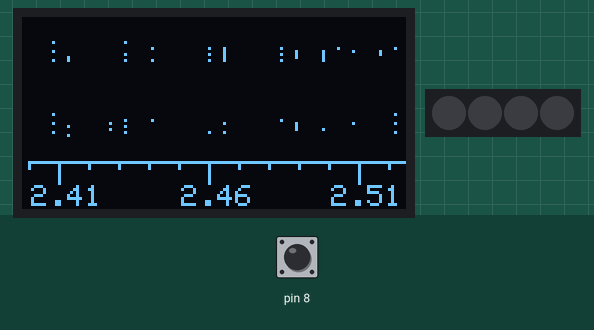
Simulated run of this sketch. Board: Arduino Leonardo, built with avr-gcc and run on an emulated ATmega32U4. On the bench: 128×64 one-colour display, 4 RGB LEDs in strip order, left to right. Wiring (inferred from the names in the program): SSD1306 OLED at I2C address 0x3C; WS2812 LEDs: data pin 9. The test bench sets the inputs (shaded band); at power-on: pin 8 LOW. Random numbers use the default seed unless the sketch sets one; the modem accepts every AT command (registered, SIM ready, sends succeed) and sends nothing else.

Above: at 2.5 s.
2.6 s: pin 8 driven HIGH
At 3.7 s:
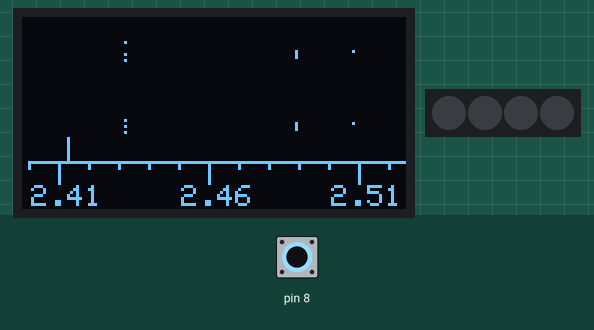
5.6 s: pin 8 driven LOW
At 6.16 s:
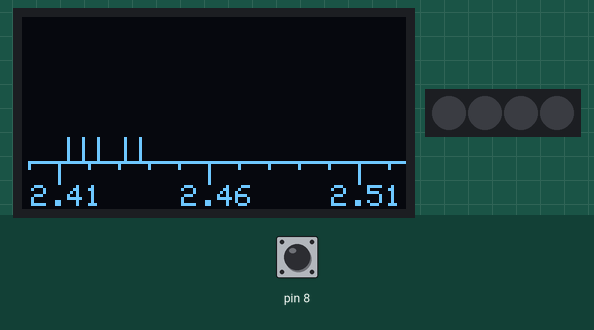
7.8 s: pin 8 driven HIGH
At 8.7 s:
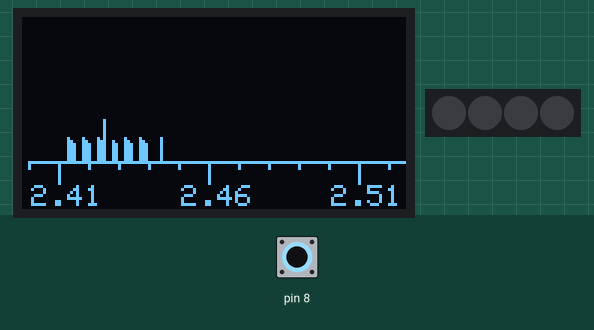
9.7 s: pin 8 driven LOW
At 12.0 s:
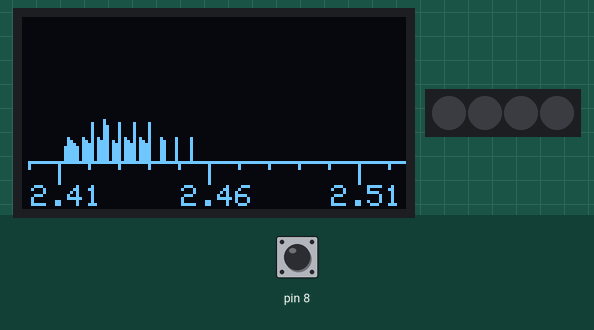
12.7 s: pin 8 pulsed HIGH 2 times (0.12 s each, 0.3 s apart)
At 14.21 s:
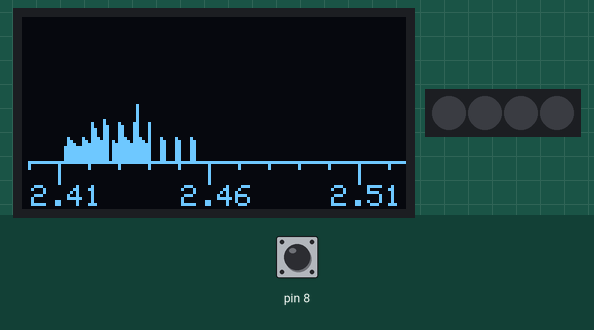
15.8 s: pin 8 driven HIGH
At 18.8 s:
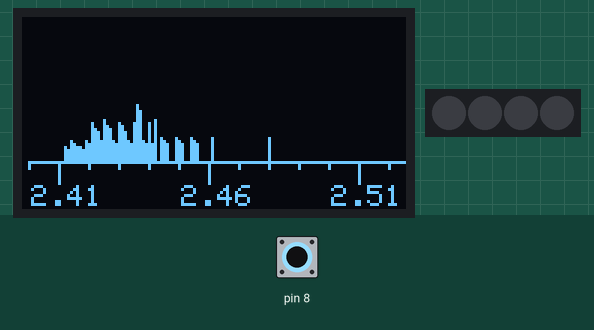
Timing chart, 0 to 20.3 s (numbered marks = the images above; inputs shaded):
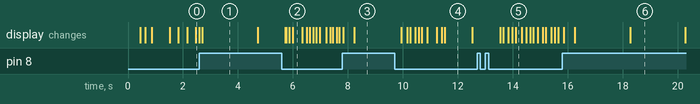

Measured:
- what the display in image 1 shows lasts 2.0 s, from 2.7 s to 4.7 s

The sketch:

MIDIScanner.ino
```cpp
// Rough and ready 2.4 GHz band scanner using nRF24L01+ module with 128x64 graphic OLED display
//
// ceptimus.  November 2016.

#include "SSD1X06.h"

/* nRF24L01+ module connections
 *
 * module   Arduino
 * 1 GND ---- GND
 * 2 VCC ---- 3.3V  Note: 5V on VCC will destroy module (but other pins are 5V tolerant)
 * 3 CE ----- D9
 * 4 CSN ---- D10
 * 5 SCK ---- D13 (SCK)
 * 6 MOSI --- D11 (MOSI)
 * 7 MISO --- D12 (MISO)
 * 8 IRQ ---- not connected
 */

// the nRF24L01+ can tune to 128 channels with 1 MHz spacing from 2.400 GHz to 2.527 GHz.
#define CHANNELS 128

// SPI definitions and macros
#define CE_pin    9
#define CS_pin   10
#define MOSI_pin 11
#define MISO_pin 12
#define SCK_pin  13

#define  CE_on    PORTB |= 0x02
#define  CE_off   PORTB &= 0xFD
#define  CS_on    PORTB |= 0x04
#define  CS_off   PORTB &= 0xFB
#define  MOSI_on  PORTB |= 0x08
#define  MOSI_off PORTB &= 0xF7
#define  MISO_on  (PINB & 0x10)  // input
#define  SCK_on   PORTB |= 0x20
#define  SCK_off  PORTB &= 0xDF


// define the MIDI pins used
#define VS1053_RX  2 // This is the pin that connects to the RX pin on VS1053

#define VS1053_RESET 9 // This is the pin that connects to the RESET pin on VS1053
// If you have the Music Maker shield, you don't need to connect the RESET pin!

// If you're using the VS1053 breakout:
// Don't forget to connect the GPIO #0 to GROUND and GPIO #1 pin to 3.3V
// If you're using the Music Maker shield:
// Don't forget to connect the GPIO #1 pin to 3.3V and the RX pin to digital #2

// See http://www.vlsi.fi/fileadmin/datasheets/vs1053.pdf Pg 31
#define VS1053_BANK_DEFAULT 0x00
#define VS1053_BANK_DRUMS1 0x78
#define VS1053_BANK_DRUMS2 0x7F
#define VS1053_BANK_MELODY 0x79

// See http://www.vlsi.fi/fileadmin/datasheets/vs1053.pdf Pg 32 for more!
#define VS1053_GM1_OCARINA 80

#define MIDI_NOTE_ON  0x90
#define MIDI_NOTE_OFF 0x80
#define MIDI_CHAN_MSG 0xB0
#define MIDI_CHAN_BANK 0x00
#define MIDI_CHAN_VOLUME 0x07
#define MIDI_CHAN_PROGRAM 0xC0

#if defined(__AVR_ATmega328__) || defined(__AVR_ATmega328P__)
  #include <SoftwareSerial.h>
  SoftwareSerial VS1053_MIDI(0, 2); // TX only, do not use the 'rx' side
#else
  // on a Mega/Leonardo you may have to change the pin to one that
  // software serial support uses OR use a hardware serial port!
  #define VS1053_MIDI Serial1
#endif


// nRF24 Register map
enum {
    NRF24L01_00_CONFIG      = 0x00,
    NRF24L01_01_EN_AA       = 0x01,
    NRF24L01_02_EN_RXADDR   = 0x02,
    NRF24L01_03_SETUP_AW    = 0x03,
    NRF24L01_04_SETUP_RETR  = 0x04,
    NRF24L01_05_RF_CH       = 0x05,
    NRF24L01_06_RF_SETUP    = 0x06,
    NRF24L01_07_STATUS      = 0x07,
    NRF24L01_08_OBSERVE_TX  = 0x08,
    NRF24L01_09_CD          = 0x09,
    NRF24L01_0A_RX_ADDR_P0  = 0x0A,
    NRF24L01_0B_RX_ADDR_P1  = 0x0B,
    NRF24L01_0C_RX_ADDR_P2  = 0x0C,
    NRF24L01_0D_RX_ADDR_P3  = 0x0D,
    NRF24L01_0E_RX_ADDR_P4  = 0x0E,
    NRF24L01_0F_RX_ADDR_P5  = 0x0F,
    NRF24L01_10_TX_ADDR     = 0x10,
    NRF24L01_11_RX_PW_P0    = 0x11,
    NRF24L01_12_RX_PW_P1    = 0x12,
    NRF24L01_13_RX_PW_P2    = 0x13,
    NRF24L01_14_RX_PW_P3    = 0x14,
    NRF24L01_15_RX_PW_P4    = 0x15,
    NRF24L01_16_RX_PW_P5    = 0x16,
    NRF24L01_17_FIFO_STATUS = 0x17,
    NRF24L01_1C_DYNPD       = 0x1C,
    NRF24L01_1D_FEATURE     = 0x1D,
    //Instructions
    NRF24L01_61_RX_PAYLOAD  = 0x61,
    NRF24L01_A0_TX_PAYLOAD  = 0xA0,
    NRF24L01_E1_FLUSH_TX    = 0xE1,
    NRF24L01_E2_FLUSH_RX    = 0xE2,
    NRF24L01_E3_REUSE_TX_PL = 0xE3,
    NRF24L01_50_ACTIVATE    = 0x50,
    NRF24L01_60_R_RX_PL_WID = 0x60,
    NRF24L01_B0_TX_PYLD_NOACK = 0xB0,
    NRF24L01_FF_NOP         = 0xFF,
    NRF24L01_A8_W_ACK_PAYLOAD0 = 0xA8,
    NRF24L01_A8_W_ACK_PAYLOAD1 = 0xA9,
    NRF24L01_A8_W_ACK_PAYLOAD2 = 0xAA,
    NRF24L01_A8_W_ACK_PAYLOAD3 = 0xAB,
    NRF24L01_A8_W_ACK_PAYLOAD4 = 0xAC,
    NRF24L01_A8_W_ACK_PAYLOAD5 = 0xAD,
};

// Bit mnemonics
enum {
    NRF24L01_00_MASK_RX_DR  = 6,
    NRF24L01_00_MASK_TX_DS  = 5,
    NRF24L01_00_MASK_MAX_RT = 4,
    NRF24L01_00_EN_CRC      = 3,
    NRF24L01_00_CRCO        = 2,
    NRF24L01_00_PWR_UP      = 1,
    NRF24L01_00_PRIM_RX     = 0,

    NRF24L01_07_RX_DR       = 6,
    NRF24L01_07_TX_DS       = 5,
    NRF24L01_07_MAX_RT      = 4,

    NRF2401_1D_EN_DYN_ACK   = 0,
    NRF2401_1D_EN_ACK_PAY   = 1,
    NRF2401_1D_EN_DPL       = 2,
};

enum TXRX_State {
    TXRX_OFF,
    TX_EN,
    RX_EN,
};

uint16_t signalStrength[CHANNELS]; // smooths signal strength with numerical range 0 - 0x7FFF

void setup() {
  SSD1X06::start();
  delay(300);
  SSD1X06::fillDisplay(' ');
  SSD1X06::displayString6x8(1, 4, F("2.4 GHz band scanner"), 0);
  SSD1X06::displayString6x8(4, 4, F("By ceptimus. Nov '16"), 0);
  // prepare 'bit banging' SPI interface
  pinMode(MOSI_pin, OUTPUT);
  pinMode(SCK_pin, OUTPUT);
  pinMode(CS_pin, OUTPUT);
  pinMode(CE_pin, OUTPUT);
  pinMode(MISO_pin, INPUT);
  CS_on;
  CE_on;
  MOSI_on;
  SCK_on;
  delay(70);
  CS_off;
  CE_off;
  MOSI_off;
  SCK_off;
  delay(100);
  CS_on;
  delay(10);

  NRF24L01_Reset();
  delay(150);

  NRF24L01_WriteReg(NRF24L01_01_EN_AA, 0x00); // switch off Shockburst mode
  NRF24L01_WriteReg(NRF24L01_06_RF_SETUP, 0x0F); // write default value to setup register
  NRF24L01_SetTxRxMode(RX_EN); // switch to receive mode
  Serial.begin(9600); // debugging without lcd display

  // MIDI uses a 'strange baud rate'
  VS1053_MIDI.begin(31250);

  pinMode(VS1053_RESET, OUTPUT);
  digitalWrite(VS1053_RESET, LOW);
  delay(10);
  digitalWrite(VS1053_RESET, HIGH);
  delay(10);

  midiSetChannelBank(0, VS1053_BANK_MELODY);
  midiSetInstrument(0, VS1053_GM1_OCARINA);
  midiSetChannelVolume(0, 127);


  for (int x = 0; x < 128; x++) {
    uint8_t b = 0x01;  // baseline
    if (!(x % 10)) {
      b |= 0x06; // graduation tick every 10 MHz
    }
    if (x == 10 || x == 60 || x == 110) {
      b |= 0xF8; // scale markers at 2.41, 2.46, and 2.51 GHz
    }
    SSD1X06::displayByte(6, x, b);
  }
  SSD1X06::displayString6x8(7, 0, F("2.41"), 0);
  SSD1X06::displayString6x8(7, 50, F("2.46"), 0);
  SSD1X06::displayString6x8(7, 100, F("2.51"), 0);
  delay(500); // start up message
}

uint8_t refresh;
int previousNote[CHANNELS];
int previousVelocity[CHANNELS];

void loop() {

      unsigned long timestamp = millis();
    // Serial.print("Timestamp: ");
    // Serial.print(timestamp);
  for (uint8_t MHz = 0; MHz < CHANNELS; MHz++ ) { \


     // tune to frequency (2400 + MHz) so this loop covers 2.400 - 2.527 GHz (maximum range module can handle) when channels is set to 128.
    NRF24L01_WriteReg(NRF24L01_05_RF_CH, MHz);
    CE_on; // start receiving
    delayMicroseconds(random(130, 230)); // allow receiver time to tune and start receiving 130 uS seems to be the minimum time.  Random additional delay helps prevent strobing effects with frequency-hopping transmitters.
    CE_off; // stop receiving - one bit is now set if received power was > -64 dBm at that instant
    if (NRF24L01_ReadReg(NRF24L01_09_CD)) { // signal detected so increase signalStrength unless already maxed out
      // Serial.print("Signal detected at ");
      // Serial.print(2400 + MHz);
      // Serial.println(" MHz");
      signalStrength[MHz] += (0x7FFF - signalStrength[MHz]) >> 5; // increase rapidly when previous value was low, with increase reducing exponentially as value approaches maximum
    } else { // no signal detected so reduce signalStrength unless already at minimum
      signalStrength[MHz] -= signalStrength[MHz] >> 5; // decrease rapidly when previous value was high, with decrease reducing exponentially as value approaches zero
    }
    // Serial.print((signalStrength[MHz] + 0x0100) >> 9, HEX); // debugging without lcd display
    // Serial.print(" "); // debugging without lcd display

    // Serial.print(", Channel ");
    // Serial.print(MHz);
    // Serial.print(": ");
    // Serial.print(signalStrength[MHz]);


    if (!--refresh) { // don't refresh whole display every scan (too slow)
      refresh = 19; // speed up by only refreshing every n-th frequency loop - reset number should be relatively prime to CHANNELS
      int strength = (signalStrength[MHz] + 0x0040) >> 7;
      if (strength > 48) {
        strength = 48; // limit to maximum height that fits display
      }

      for (uint8_t row = 0; row < 6; row++) { // loop down 6 rows of display (6 x 8 pixels)
        uint8_t b = 0x00;
        if (strength > (6 - row) << 3) { // all 8 pixels on this row of display to be set
          b = 0xFF;
        } else if (strength > (5 - row) << 3) { // some pixels on this row to be set
          b = 0xFF << (((6 - row) << 3) - strength);
        }
        SSD1X06::displayByte(row, MHz, b);
      }
    }


     int maxSignal = 0;
     for (uint8_t MHz = 0; MHz < CHANNELS; MHz++) {
      if (signalStrength[MHz] > maxSignal) {
       maxSignal = signalStrength[MHz];
      }
    }

    // the maximum value that can show on the oled board is (48px*128-0x0040(64)=6080)
    // midiNoteOn(0,MHz,signalStrength[MHz]*128/6080);
    // midiNoteOn(0,MHz,signalStrength[MHz]*127/maxSignal);
    // midiSetChannelVolume(MHz, 95+0.25*signalStrength[MHz]*127/maxSignal);
    midiSetChannelVolume(MHz, 127);
    // midiSetChannelVolume(MHz, signalStrength[MHz]*127/maxSignal);
    // delay(2000);
    // midiNoteOff(0, MHz, signalStrength[MHz]%128);

    // int velocity = signalStrength[MHz] * 128 / 6080;

    // 3008 is the edge of blue and yellow

    int velocity;
    if (signalStrength[MHz] > 3008) {
            velocity = 128;  // over 3008 use max velocity
        } else {
            velocity = signalStrength[MHz] * 128 / 3008;  // scale
        }

   if (previousVelocity[MHz] != velocity) {

            midiNoteOnGradual(0, MHz, previousVelocity[MHz], velocity);


            previousVelocity[MHz] = velocity;
        }

  }
  // Serial.print("\n"); // debugging without lcd display


}

uint8_t _spi_write(uint8_t command)
{
    uint8_t result=0;
    uint8_t n=8;
    SCK_off;
    MOSI_off;
    while(n--) {
        if(command & 0x80)
            MOSI_on;
        else
            MOSI_off;
        if(MISO_on)
            result |= 0x01;
        SCK_on;
        _NOP();
        SCK_off;
        command = command << 1;
        result = result << 1;
    }
    MOSI_on;
    return result;
}

void _spi_write_address(uint8_t address, uint8_t data)
{
    CS_off;
    _spi_write(address);
    _NOP();
    _spi_write(data);
    CS_on;
}

uint8_t _spi_read()
{
    uint8_t result=0;
    uint8_t i;
    MOSI_off;
    _NOP();
    for(i = 0; i < 8; i++) {
        if(MISO_on) // if MISO is HIGH
            result = (result << 1) | 0x01;
        else
            result = result << 1;
        SCK_on;
        _NOP();
        SCK_off;
        _NOP();
    }
    return result;
}

uint8_t _spi_read_address(uint8_t address)
{
    uint8_t result;
    CS_off;
    _spi_write(address);
    result = _spi_read();
    CS_on;
    return(result);
}

/* Instruction Mnemonics */
#define R_REGISTER    0x00
#define W_REGISTER    0x20
#define REGISTER_MASK 0x1F
#define ACTIVATE      0x50
#define R_RX_PL_WID   0x60
#define R_RX_PAYLOAD  0x61
#define W_TX_PAYLOAD  0xA0
#define W_ACK_PAYLOAD 0xA8
#define FLUSH_TX      0xE1
#define FLUSH_RX      0xE2
#define REUSE_TX_PL   0xE3
#define NOP           0xFF

uint8_t NRF24L01_WriteReg(uint8_t address, uint8_t data)
{
    CS_off;
    _spi_write_address(address | W_REGISTER, data);
    CS_on;
    return 1;
}

uint8_t NRF24L01_FlushTx()
{
    return Strobe(FLUSH_TX);
}

uint8_t NRF24L01_FlushRx()
{
    return Strobe(FLUSH_RX);
}

static uint8_t Strobe(uint8_t state)
{
    uint8_t result;
    CS_off;
    result = _spi_write(state);
    CS_on;
    return result;
}

uint8_t NRF24L01_ReadReg(uint8_t reg)
{
    CS_off;
    uint8_t data = _spi_read_address(reg);
    CS_on;
    return data;
}

void NRF24L01_SetTxRxMode(uint8_t mode)
{
    if(mode == TX_EN) {
        CE_off;
        NRF24L01_WriteReg(NRF24L01_07_STATUS,
                    (1 << NRF24L01_07_RX_DR)    // reset the flag(s)
                  | (1 << NRF24L01_07_TX_DS)
                  | (1 << NRF24L01_07_MAX_RT));
        NRF24L01_WriteReg(NRF24L01_00_CONFIG,
                    (1 << NRF24L01_00_EN_CRC)   // switch to TX mode
                  | (1 << NRF24L01_00_CRCO)
                  | (1 << NRF24L01_00_PWR_UP));
        delayMicroseconds(130);
        CE_on;
    } else if (mode == RX_EN) {
        CE_off;
        NRF24L01_WriteReg(NRF24L01_07_STATUS, 0x70);        // reset the flag(s)
        NRF24L01_WriteReg(NRF24L01_00_CONFIG, 0x0F);        // switch to RX mode
        NRF24L01_WriteReg(NRF24L01_07_STATUS,
                    (1 << NRF24L01_07_RX_DR)    //reset the flag(s)
                  | (1 << NRF24L01_07_TX_DS)
                  | (1 << NRF24L01_07_MAX_RT));
        NRF24L01_WriteReg(NRF24L01_00_CONFIG,
                    (1 << NRF24L01_00_EN_CRC)   // switch to RX mode
                  | (1 << NRF24L01_00_CRCO)
                  | (1 << NRF24L01_00_PWR_UP)
                  | (1 << NRF24L01_00_PRIM_RX));
        delayMicroseconds(130);
        CE_on;
    } else {
        NRF24L01_WriteReg(NRF24L01_00_CONFIG, (1 << NRF24L01_00_EN_CRC)); // PowerDown
        CE_off;
    }
}

uint8_t NRF24L01_Reset()
{
    NRF24L01_FlushTx();
    NRF24L01_FlushRx();
    uint8_t status1 = Strobe(0xFF); // NOP
    uint8_t status2 = NRF24L01_ReadReg(0x07);
    NRF24L01_SetTxRxMode(TXRX_OFF);
    return (status1 == status2 && (status1 & 0x0f) == 0x0e);
}


// MIDI helper method
void midiSetInstrument(uint8_t chan, uint8_t inst) {
  if (chan > 15) return;
  inst --; // page 32 has instruments starting with 1 not 0 :(
  if (inst > 127) return;

  VS1053_MIDI.write(MIDI_CHAN_PROGRAM | chan);
  VS1053_MIDI.write(inst);
}


void midiSetChannelVolume(uint8_t chan, uint8_t vol) {
  if (chan > 15) return;
  if (vol > 127) return;

  VS1053_MIDI.write(MIDI_CHAN_MSG | chan);
  VS1053_MIDI.write(MIDI_CHAN_VOLUME);
  VS1053_MIDI.write(vol);
}

void midiSetChannelBank(uint8_t chan, uint8_t bank) {
  if (chan > 15) return;
  if (bank > 127) return;

  VS1053_MIDI.write(MIDI_CHAN_MSG | chan);
  VS1053_MIDI.write((uint8_t)MIDI_CHAN_BANK);
  VS1053_MIDI.write(bank);
}

void midiNoteOn(uint8_t chan, uint8_t n, uint8_t vel) {
  if (chan > 15) return;
  if (n > 127) return;
  if (vel > 127) return;

  VS1053_MIDI.write(MIDI_NOTE_ON | chan);
  VS1053_MIDI.write(n);
  VS1053_MIDI.write(vel);
}

void midiNoteOnGradual(uint8_t chan, uint8_t n, uint8_t currentVel, uint8_t targetVel) {
    if (chan > 15) return;
    if (n > 127) return;
    if (targetVel > 127) return;

      if (currentVel < targetVel) {
        while (currentVel < targetVel) {
            midiNoteOn(chan, n, currentVel);
            currentVel++;
            delay(5);
        }
    }

    else if (currentVel > targetVel) {
        while (currentVel > targetVel) {
            midiNoteOn(chan, n, currentVel);
            currentVel--;
            delay(5);
        }
    }
}

void midiNoteOff(uint8_t chan, uint8_t n, uint8_t vel) {
  if (chan > 15) return;
  if (n > 127) return;
  if (vel > 127) return;

  VS1053_MIDI.write(MIDI_NOTE_OFF | chan);
  VS1053_MIDI.write(n);
  VS1053_MIDI.write(vel);
}

void midiAllNotesOff(uint8_t chan) {
  if (chan > 15) return; // MIDI channels range from 0 to 15

  VS1053_MIDI.write(MIDI_CHAN_MSG | chan);  // Send control change message on the specified channel
  VS1053_MIDI.write(0x7B);  // 0x7B is the "All Notes Off" controller code
  VS1053_MIDI.write((uint8_t)0);     // The value for this controller (usually 0)
}
```

SSD1X06.h
```cpp
/*  TWI (I2C) code to drive 128x64 monochrome oled display modules
 *  ceptimus.  September 2016
 */
#ifndef SSD1X06_h
#define SSD1X06_h

#include "Arduino.h"
#include "ssdfont.h"

#define SSD1106 // comment out one or other of these lines so as to leave the definition active for the type of display driver you have
//#define SSD1306 // comment out one or other of these lines so as to leave the definition active for the type of display driver you have

#define SSD1X06_I2C_ADDRESS 0x3C // some modules can be 0x3D - depends on how module's internal SA0 has been wired


// pixels
#define SSD1X06_LCDWIDTH  128
#define SSD1X06_LCDHEIGHT  64

// display chars assuming 6x8 font
#define SSD1X06_CHARWIDTH (SSD1X06_LCDWIDTH / 6)
#define SSD1X06_CHARHEIGHT (SSD1X06_LCDHEIGHT / 8)
#define SSD1X06_NUMCHARS (SSD1X06_CHARWIDTH * SSD1X06_CHARHEIGHT)

// give names to the command bytes the display module understands - see datasheet.
#define SSD1X06_SETCONTRAST 0x81
#define SSD1X06_DISPLAYALLON_RESUME 0xA4
#define SSD1X06_DISPLAYALLON 0xA5
#define SSD1X06_NORMALDISPLAY 0xA6
#define SSD1X06_INVERTDISPLAY 0xA7
#define SSD1X06_DISPLAYOFF 0xAE
#define SSD1X06_DISPLAYON 0xAF

#define SSD1X06_SETDISPLAYOFFSET 0xD3
#define SSD1X06_SETCOMPINS 0xDA

#define SSD1X06_SETVCOMDETECT 0xDB

#define SSD1X06_SETDISPLAYCLOCKDIV 0xD5
#define SSD1X06_SETPRECHARGE 0xD9

#define SSD1X06_SETMULTIPLEX 0xA8

#define SSD1X06_SETLOWCOLUMN 0x00
#define SSD1X06_SETHIGHCOLUMN 0x10

#define SSD1X06_COLUMNADDR 0x21
#define SSD1X06_PAGEADDR   0x22

#define SSD1X06_SETSTARTLINE 0x40
#define SSD1X06_SETSTARTPAGE 0XB0
#define SSD1X06_MEMORYMODE 0x20

#define SSD1X06_COMSCANINC 0xC0
#define SSD1X06_COMSCANDEC 0xC8

#define SSD1X06_SEGREMAP 0xA0

#define SSD1X06_CHARGEPUMP 0x8D

#define SSD1X06_EXTERNALVCC 0x1
#define SSD1X06_SWITCHCAPVCC 0x2

class SSD1X06 {
  public:
    static void start(void);
    static void fillDisplay(uint8_t c); // fill whole display with (c) characters.  c is most likely ' ' or (' ' | 0x80) for reversed field
    static void displayString6x8(uint8_t row, uint8_t x, const char *s, uint8_t rvsField); // if rvsField != 0 display characters in string with reversed field
    static void displayString6x8(uint8_t row, uint8_t x, const __FlashStringHelper *s, uint8_t rvsField); // same as above for constant (FLASH memory) stored strings
    static void displayByte(uint8_t row, uint8_t x, uint8_t b); // display one vertical bar of 8 pixels - bit 0 at top, bit 7 at bottom
  private:
    static void displayChar6x8(uint8_t row, uint8_t x, uint8_t c);
};

#endif
```

Source omitted: SSD1X06.cpp (3076 bytes), ssdfont.h (data table, 3750 bytes)
